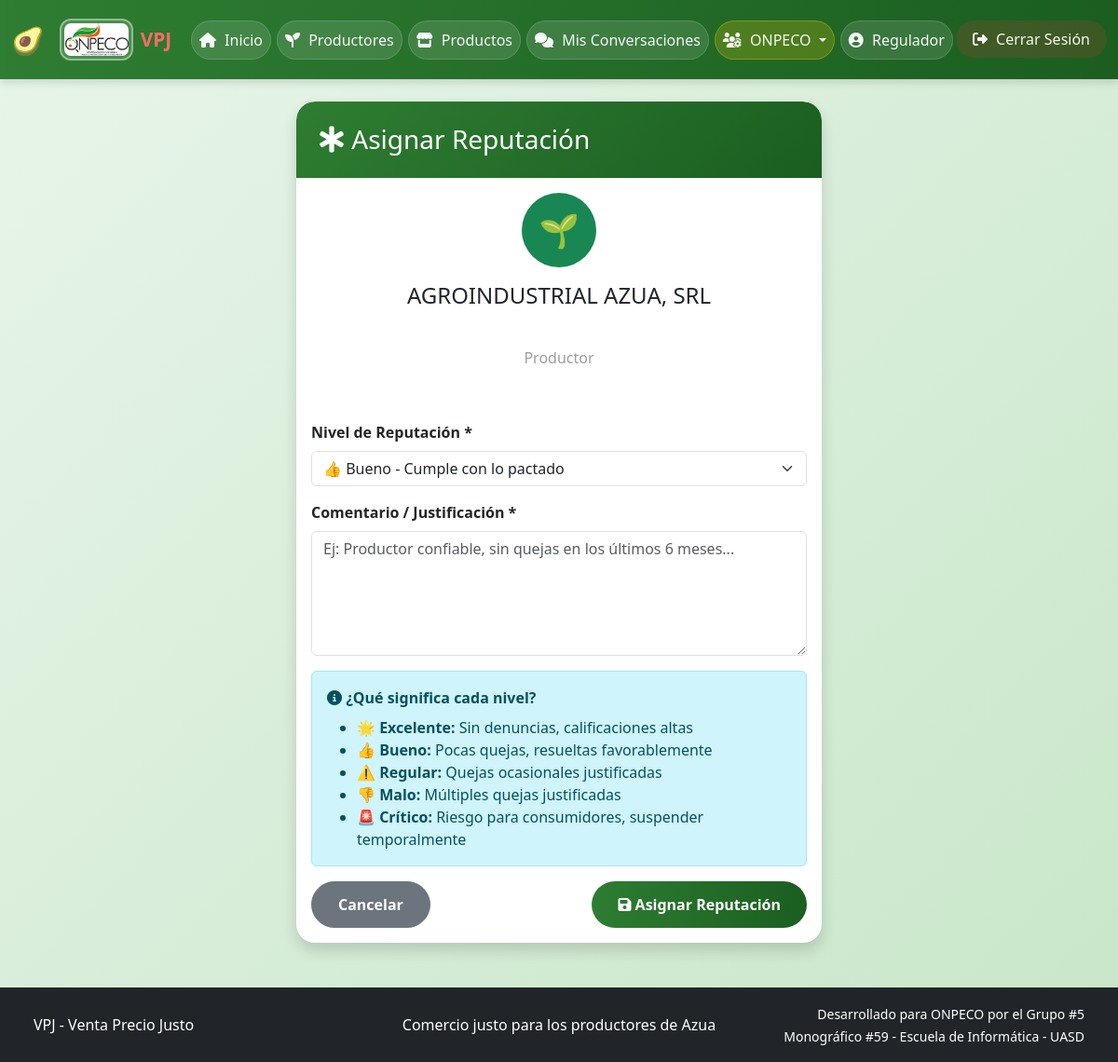
The app's page /denuncias/asignar-reputacion/31/ (signed in) with its own data.
### apps/users/models.py (models this page shows, shortened)
class User(AbstractUser):
    ROLES = (
        ('productor', 'Productor'),
        ('consumidor', 'Consumidor'),
        ('suplidor', 'Suplidor'),
        ('regulador', 'Regulador'),
        ('acopio', 'Centro de Acopio'),
    )
    NIVELES_REPUTACION = (
        ('excelente', '🌟 Excelente - Productor ejemplar'),
        ('bueno', '👍 Bueno - Cumple con lo pactado'),
        ('regular', '⚠️ Regular - Presenta quejas ocasionales'),
        ('malo', '👎 Malo - Múltiples quejas justificadas'),
        ('critico', '🚨 Crítico - Riesgo para consumidores'),
    )
    role = models.CharField(
        max_length=20,
        choices=ROLES,
        default='consumidor',
        help_text="Rol del usuario en el sistema VPJ"
    )
    phone = models.CharField(
        max_length=15,
        blank=True,
        null=True,
        help_text="Número de teléfono del usuario"
    )
    address = models.TextField(
        blank=True,
        null=True,
        help_text="Dirección física del usuario o negocio"
    )
    business_name = models.CharField(
        max_length=100,
        blank=True,
        null=True,
        help_text="Nombre del negocio o finca (para productores/suplidores)"
    )
    is_approved = models.BooleanField(
        default=False,
        help_text="Indica si el productor/suplidor ha sido aprobado por ONPECO"
    )
    is_profile_public = models.BooleanField(
        default=True,
        help_text="Si es True, el perfil público es visible para todos. Si es False, solo el productor y ONPECO pueden verlo."
    )
    reputacion_actual = models.CharField(
        max_length=20,
        choices=NIVELES_REPUTACION,
        default='bueno',
        blank=True,
        null=True,
        help_text="Nivel de reputación asignado por ONPECO"
    )
    must_change_password = models.BooleanField(
        default=False,
        help_text="Indica si el usuario debe cambiar su contraseña al iniciar sesión (contraseña temporal)"
    )

### apps/complaints/views.py (the view, shortened to what this page needs)
# urls.py: path('asignar-reputacion/<int:user_id>/', views.asignar_reputacion, name='asignar_reputacion'),
@onpeco_required
def asignar_reputacion(request, user_id):
    usuario_reputacion = get_object_or_404(User, id=user_id, role__in=['productor', 'suplidor'])
    from .models import Reputacion
    context = {
        'usuario': usuario_reputacion,
        'niveles': Reputacion.NIVELES_REPUTACION,
    }
    return render(request, 'complaints/asignar_reputacion.html', context)

### apps/chat/context_processors.py (called while the page is built)
def chat_notifications(request):
    if request.user.is_authenticated:
        unread_count = ChatMessage.get_unread_count_for_user(request.user)
        return {
            'chat_unread_count': unread_count,
        }
    return {
        'chat_unread_count': 0,
    }

### apps/chat/models.py (called while the page is built)
    @classmethod
    def get_unread_count_for_user(cls, user):
        return cls.objects.filter(
            room__productor=user,
            is_read=False
        ).exclude(sender=user).count() + cls.objects.filter(
            room__consumidor=user,
            is_read=False
        ).exclude(sender=user).count()

### apps/complaints/views.py (called while the page is built)
def onpeco_required(view_func):
    @wraps(view_func)
    def wrapper(request, *args, **kwargs):
        if request.user.is_authenticated:
            if request.user.username == 'centro_acopio' or getattr(request.user, 'role', '') == 'acopio':
                return HttpResponseForbidden("El Centro de Acopio no tiene acceso a esta sección.")
            if request.user.is_staff or getattr(request.user, 'role', '') == 'regulador':
                return view_func(request, *args, **kwargs)
        return HttpResponseForbidden("No tienes permiso para acceder")
    return wrapper

### templates/complaints/asignar_reputacion.html (shortened to what this page needs)
{% extends 'base/base.html' %}
{% load static %}
{% block content %}
<div class="container mt-4">
    <div class="row justify-content-center">
        <div class="col-md-6">
            <div class="card shadow">
                <div class="card-header bg-success text-white">
                    <h3 class="mb-0"><i class="fas fa-star-of-life"></i> Asignar Reputación</h3>
                </div>
                <div class="card-body">
                    <div class="text-center mb-4">
                        <div class="rounded-circle bg-success d-inline-flex align-items-center justify-content-center mb-3" style="width: 80px; height: 80px;">
                            <span style="font-size: 35px; color: white;">
                                {% if usuario.role == 'productor' %}🌱{% else %}🚚{% endif %}
                            </span>
                        </div>
                        <h4>{{ usuario.business_name|default:usuario.username }}</h4>
                        <p class="text-muted">
                            {% if usuario.role == 'productor' %}Productor{% else %}Suplidor{% endif %}
                        </p>
                    </div>
                    <form method="POST">
                        <div class="mb-3">
                            <label class="form-label fw-bold">Nivel de Reputación *</label>
                            <select name="nivel" class="form-select" required>
                                {% for nivel_valor, nivel_nombre in niveles %}
                                <option value="{{ nivel_valor }}" {% if usuario.reputacion_actual == nivel_valor %}selected{% endif %}>
                                    {{ nivel_nombre }}
                                </option>
                                {% endfor %}
                            </select>
                        </div>
                        <div class="mb-3">
                            <label class="form-label fw-bold">Comentario / Justificación *</label>
                            <textarea name="comentario" class="form-control" rows="5" required
                                      placeholder="Ej: Productor confiable, sin quejas en los últimos 6 meses..."></textarea>
                        </div>
                        <div class="alert alert-info">
                            <i class="fas fa-info-circle"></i>
                            <strong>¿Qué significa cada nivel?</strong>
                            <ul class="mt-2 mb-0">
                                <li><strong>🌟 Excelente:</strong> Sin denuncias, calificaciones altas</li>
                                <li><strong>👍 Bueno:</strong> Pocas quejas, resueltas favorablemente</li>
                                <li><strong>⚠️ Regular:</strong> Quejas ocasionales justificadas</li>
                                <li><strong>👎 Malo:</strong> Múltiples quejas justificadas</li>
                                <li><strong>🚨 Crítico:</strong> Riesgo para consumidores, suspender temporalmente</li>
                            </ul>
                        </div>
                        <div class="d-flex justify-content-between">
                            <a href="{% url 'complaints:gestion_reputacion' %}" class="btn btn-secondary">Cancelar</a>
                            <button type="submit" class="btn btn-success">
                                <i class="fas fa-save"></i> Asignar Reputación
                            </button>
                        </div>
                    </form>
                </div>
            </div>
        </div>
    </div>
</div>
{% endblock %}

### static/css/style.css (style rules this page uses)
:root { --color-primary: #2e7d32; --color-primary-dark: #1b5e20; --color-primary-light: #4caf50; --color-secondary: #ff9800; --color-success: #4caf50; --color-danger: #f44336; --color-warning: #ffc107; --color-info: #2196f3; --color-white: #ffffff; --color-gray-100: #f5f5f5; --color-gray-200: #eeeeee; --color-gray-300: #e0e0e0; --color-gray-400: #bdbdbd; --color-gray-500: #9e9e9e; --color-gray-600: #757575; --color-gray-700: #616161; --color-gray-800: #424242; --color-gray-900: #212121; --shadow-sm: 0 2px 4px rgba(0,0,0,0.1); --shadow-md: 0 4px 8px rgba(0,0,0,0.12); --shadow-lg: 0 8px 16px rgba(0,0,0,0.15); --border-radius: 12px; --border-radius-sm: 8px; }
* { margin: 0; padding: 0; box-sizing: border-box; }
body { font-family: 'Segoe UI', Tahoma, Geneva, Verdana, sans-serif; background: linear-gradient(135deg, #e8f5e9 0%, #c8e6c9 100%); min-height: 100vh; color: var(--color-gray-900); }
.container { max-width: 1200px; margin: 0 auto; }
.card { border: none; border-radius: var(--border-radius); box-shadow: var(--shadow-lg); overflow: hidden; background: var(--color-white); }
.card-header { background: linear-gradient(90deg, var(--color-primary) 0%, var(--color-primary-dark) 100%); color: var(--color-white); padding: 1.5rem; border: none; }
.text-muted { color: var(--color-gray-500) !important; text-align: center; padding: 2rem; }
.btn-success { background: linear-gradient(90deg, var(--color-primary) 0%, var(--color-primary-dark) 100%); border: none; transition: all 0.3s ease; }

### templates/base/base.html (style rules this page uses)
.card .btn { border-radius: 30px; padding: 12px 28px; font-weight: 600; transition: all 0.3s ease; }
.card { border-radius: 20px; border: none; box-shadow: 0 4px 20px rgba(0, 0, 0, 0.06); transition: all 0.3s ease; }
.card-header { border-radius: 20px 20px 0 0 !important; background: linear-gradient(135deg, #2e7d32, #1b5e20) !important; }

### records on screen
User: business_name "AGROINDUSTRIAL AZUA, SRL", nivel "👍 Bueno - Cumple con lo pactado"
